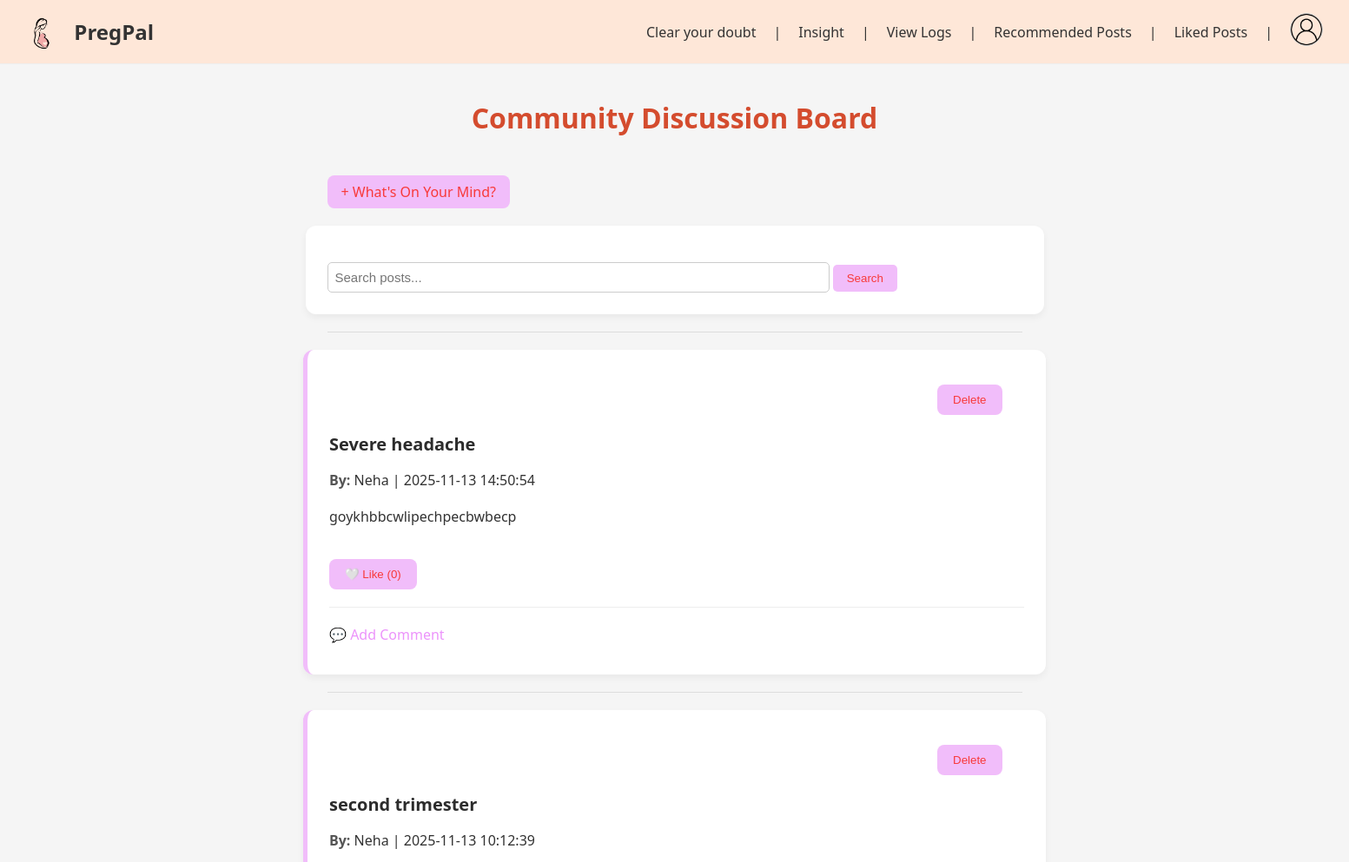
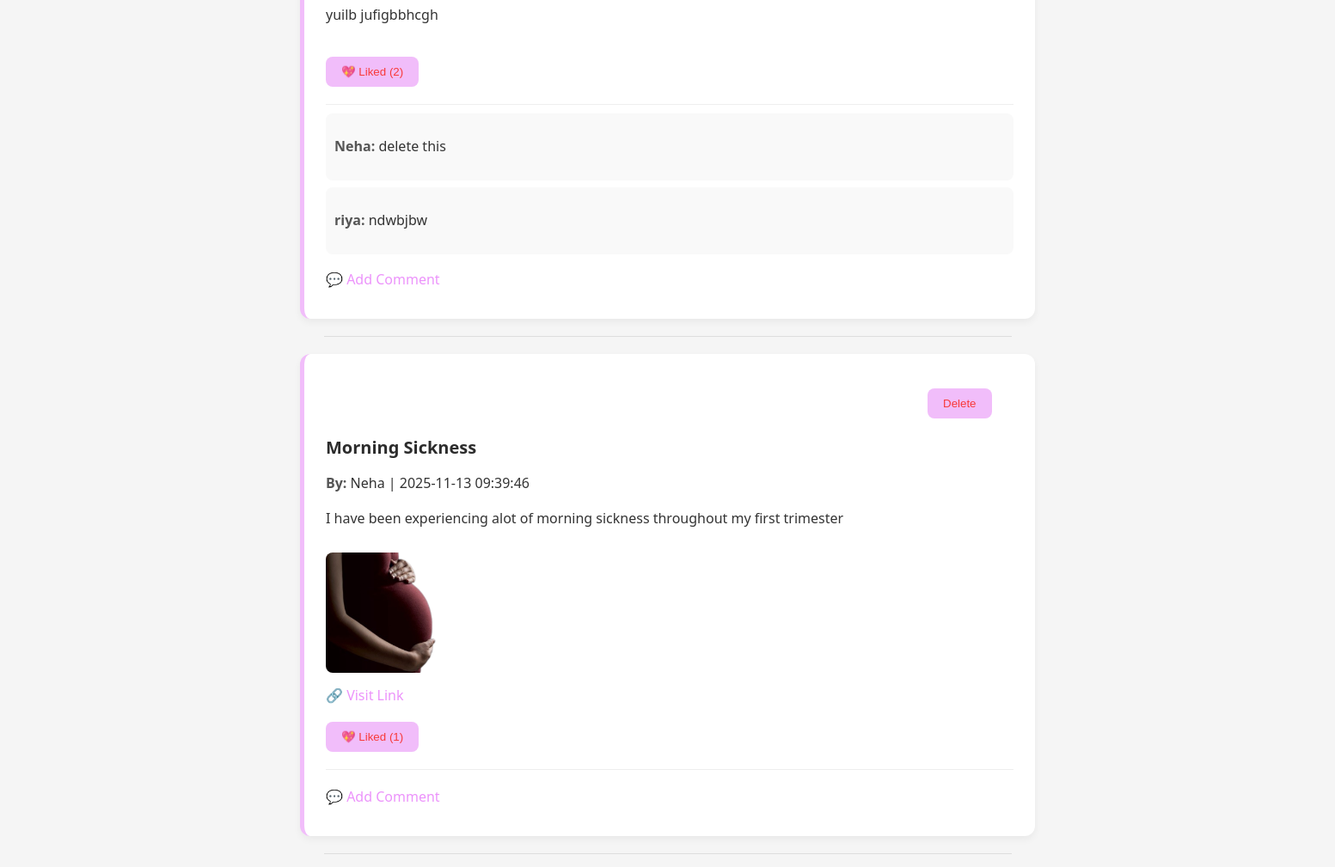
/user/discussion_board.php (signed in), run on the app's committed database (2 pictures, top to bottom).
### tables this page shows
CREATE TABLE `posts` (
  `post_id` int(11) NOT NULL,
  `user_id` int(11) NOT NULL,
  `title` varchar(255) NOT NULL,
  `content` text NOT NULL,
  `image` varchar(255) DEFAULT NULL,
  `link` varchar(255) DEFAULT NULL,
  `tags` varchar(255) DEFAULT NULL,
  `created_at` datetime DEFAULT current_timestamp()
);

CREATE TABLE `users` (
  `id` int(11) NOT NULL,
  `username` varchar(50) NOT NULL,
  `email` varchar(100) NOT NULL,
  `last_period` date DEFAULT NULL,
  `password` varchar(255) NOT NULL,
  `registered_at` timestamp NOT NULL DEFAULT current_timestamp(),
  `is_verified` tinyint(1) DEFAULT 0,
  `verification_token` varchar(100) DEFAULT NULL,
  `role` enum('user','admin') DEFAULT 'user',
  `otp` varchar(6) DEFAULT NULL,
  `otp_expires` datetime DEFAULT NULL,
  `last_period_set_on` date DEFAULT NULL
);

CREATE TABLE `comments` (
  `comment_id` int(11) NOT NULL,
  `post_id` int(11) NOT NULL,
  `user_id` int(11) NOT NULL,
  `comment_text` text NOT NULL,
  `created_at` datetime DEFAULT current_timestamp(),
  `image` varchar(255) DEFAULT NULL,
  `link` varchar(255) DEFAULT NULL
);

### user/discussion_board.php (the view, shortened to what this page needs)
<?php
include('../includes/db.php');
if(isset($_GET['q']) && !empty(trim($_GET['q']))){
    $search = trim($_GET['q']);
    $stmt = $conn->prepare("
        SELECT p.*, u.username
        FROM posts p
        JOIN users u ON p.user_id = u.id
        WHERE p.title LIKE CONCAT('%', ?, '%') OR p.content LIKE CONCAT('%', ?, '%')
        ORDER BY p.created_at DESC
    ");
    $stmt->bind_param("ss", $search, $search);
    $stmt->execute();
    $posts = $stmt->get_result();
    if($posts->num_rows == 0){
        $no_results = true;
    }
} else {
    $posts = $conn->query("
        SELECT p.*, u.username
        FROM posts p
        JOIN users u ON p.user_id = u.id
        ORDER BY p.created_at DESC
    ");
}
?>
<!DOCTYPE html>
<html>
<head>
    <?php include('../includes/header.php'); ?>
    <link rel="stylesheet" href="../assets/css/discussion.css" />
    <link rel="stylesheet" href="../assets/css/dashboard.css" />
</head>
<body>
<div class="discussion-header">
    <h2>Community Discussion Board</h2>
    <a href="create_post.php">+ What's On Your Mind?</a>
</div>
<div class="search-container" >
    <form method="GET" action="discussion_board.php">
        <input type="text" name="q" placeholder="Search posts..." style="width:70%; padding:8px; border-radius:5px; border:1px solid #ccc;">
        <button type="submit" style="padding:8px 16px; background: rgb(241, 189, 250); color:#f83939; border:none; border-radius:5px;">Search</button>
    </form>
</div>
<hr>
<?php while ($post = $posts->fetch_assoc()): ?>
<div class="post">
    <?php if($post['user_id'] == $user_id): ?>
    <form method="POST" action="delete_post.php" class="delete-form" style="background:none;box-shadow:none; margin-left:700px; padding:0; display:flex;">
       <button type="submit" class="like-btn delete-btn" title="Delete post" style="margin-top:-5px;"> Delete</button>
    </form>
    <?php endif; ?>
    <h3><?= htmlspecialchars($post['title']) ?></h3>
    <p><b>By:</b> <?= htmlspecialchars($post['username']) ?> | <?= $post['created_at'] ?></p>
    <p><?= nl2br(htmlspecialchars($post['content'])) ?></p>
    <?php if ($post['image']): ?>
        <img src="../uploads/<?= htmlspecialchars($post['image']) ?>" width="250"><br>
    <?php endif; ?>
    <?php if ($post['link']): ?>
        <a href="<?= htmlspecialchars($post['link']) ?>" target="_blank">🔗 Visit Link</a><br>
    <?php endif; ?>
        <?php
    $post_id = $post['post_id'];
    $like_check = $conn->prepare("SELECT id FROM likes WHERE post_id=? AND user_id=?");
    $like_check->bind_param("ii", $post_id, $user_id);
    $like_check->execute();
    $like_check->store_result();
    $liked = $like_check->num_rows > 0;
    $likes_res = $conn->prepare("SELECT COUNT(*) FROM likes WHERE post_id=?");
    $likes_res->bind_param("i", $post_id);
    $likes_res->execute();
    $likes_res->bind_result($likes_count);
    ?>
   <button class="like-btn" data-post="<?= $post_id ?>">
    <?= $liked ? "💖 Liked" : "🤍 Like" ?> (<span class="like-count"><?= $likes_count ?></span>)
</button>
    <div class="comments-section">
        <?php
        $post_id = $post['post_id'];
        $comments_res = $conn->query("
            SELECT c.*, u.username
            FROM comments c
            JOIN users u ON c.user_id = u.id
            WHERE c.post_id = $post_id
            ORDER BY c.created_at ASC
        ");
        while ($comment = $comments_res->fetch_assoc()):
        ?>
        <div class="comment">
            <p><b><?= htmlspecialchars($comment['username']) ?>:</b> <?= nl2br(htmlspecialchars($comment['comment_text'])) ?></p>
        </div>
        <?php endwhile; ?>
    </div>
    <a class="toggle-comment" data-post="<?= $post['post_id'] ?>">💬 Add Comment</a>
</div>
<hr>
<?php endwhile; ?>
</body>
</html>

### includes/header.php (shortened to what this page needs)
<?php
$user_id = $_SESSION['user_id'];
?>
<header class="main-header" style="
    position: sticky;
    top: 0;
    z-index: 1000;
">
    <div class="logo-section" style="display:flex; align-items:center; gap:10px;">
        <a href="home.php" style="display:flex; align-items:center; gap:8px; text-decoration:none; color:black;">
            <img src="../assets/images/logo.png" alt="PregPal Logo" class="logo" style="height:40px;">
            <h1 style="margin:0; font-size:1.5em;">PregPal</h1>
        </a>
    </div>
       <div class="header-actions" style="display:flex; align-items:center; gap:20px;">
         <a href="../user/discussion_board.php"  style="text-decoration:none; color:#333; font-weight:500;">Clear your doubt</a>|
        <a href="home.php#insights"  style="text-decoration:none; color:#333; font-weight:500;">Insight</a>|
        <a href="../user/symptom_chart.php" style="text-decoration:none; color:#333; font-weight:500;">View Logs</a>|
        <a href="../user/recommendation.php" style="text-decoration:none; color:#333; font-weight:500;">Recommended Posts</a>|
      <a href="../user/liked_post.php" style="text-decoration:none; color:#333; font-weight:500;">Liked Posts</a>|
    <div class="user-section" style="position:relative;">
        <div id="profile-container" style="display:inline-block; position:relative;">
            <img src="../assets/images/myaccount.png" alt="Account" id="profile-icon" tabindex="0" style="width:36px; height:36px; cursor:pointer; border-radius:50%; border:1px solid #ccc;">
        </div>
    </div>
</div>
</header>

### assets/css/discussion.css (style rules this page uses)
body { font-family: 'Poppins', sans-serif; background-color: #f6f7fb; color: #333; margin: 0; padding: 0; }
h2 { text-align: center; color: #3a3a3a; margin-top: 30px; font-weight: 600; }
a { text-decoration: none; color: rgb(236, 147, 251); transition: 0.3s; }
.discussion-header { width: 80%; max-width: 800px; margin: 40px auto 10px; text-align: center; display: flex; flex-direction: column; align-items: center; }
.discussion-header h2 { margin: 0; text-align: center; color: #d44c2e; margin-bottom: 25px; font-size: 2rem; font-weight: bold; }
.discussion-header a { align-self: flex-start; margin-top: 20px; background-color: rgb(241, 189, 250); color: #f83939; padding: 8px 16px; border-radius: 8px; font-weight: 500; transition: 0.3s; text-decoration: none; }
hr { width: 80%; max-width: 800px; margin: 15px auto; border: none; border-top: 1px solid #ddd; }
.post, form { width: 80%; max-width: 800px; margin: 20px auto; background: #fff; border-radius: 12px; box-shadow: 0 4px 8px rgba(0, 0, 0, 0.05); padding: 25px; }
.post { border-left: 5px solid rgb(241, 189, 250); transition: 0.3s; }
.post h3 { color: #2c2c2c; font-size: 20px; margin-bottom: 8px; }
.post p { line-height: 1.6; }
.post img { border-radius: 8px; margin-top: 10px; max-width: 100%; }
.post a { display: inline-block; margin-top: 10px; font-weight: 500; }
.post b { color: #555; }
form input[type="text"], form input[type="url"], form textarea { width: 100%; padding: 10px; border: 1px solid #ddd; border-radius: 8px; font-size: 15px; margin-top: 5px; transition: 0.2s; }
button { margin-top: 20px; padding: 10px 18px; border: none; border-radius: 8px; background-color: rgb(241, 189, 250); color: #f83939; font-weight: 500; cursor: pointer; transition: 0.3s; }
.comments-section { margin-top: 20px; border-top: 1px solid #eee; padding-top: 10px; }
.comment { background: #f9f9f9; padding: 10px; margin-bottom: 8px; border-radius: 8px; }

### assets/css/dashboard.css (style rules this page uses)
body { background-color: whitesmoke; margin: 0; font-family: 'Segoe UI', sans-serif; }
.main-header { background-color: rgba(255, 229, 212, 0.88); padding: 15px 30px; display: flex; align-items: center; justify-content: space-between; border-bottom: 1px solid #eee; }
.logo-section { display: flex; align-items: center; gap: 8px; }
.logo { height: 50px; margin-right: 10px; }
.logo-section h1 { font-size: 1.5rem; color: #333; font-weight: 600; margin: 0; }
.user-section { display: flex; align-items: center; gap: 15px; }
html { scroll-behavior: smooth; }

### data on the page
posts: title "Severe headache", user.username "Neha", created_at "2025-11-13 14:50:54", content "goykhbbcwlipechpecbwbecp", shows "🤍 Like", likes_count "0"
posts: title "second trimester", user.username "Neha", created_at "2025-11-13 10:12:39", content "yuilb jufigbbhcgh", shows "💖 Liked", likes_count "2"
comments: user.username "Neha", comment_text "delete this"
comments: user.username "riya", comment_text "ndwbjbw"
posts: title "Morning Sickness", user.username "Neha", created_at "2025-11-13 09:39:46", content "I have been experiencing alot of morning sickness throughout my first trimester", image (picture), shows "💖 Liked", likes_count "1"
